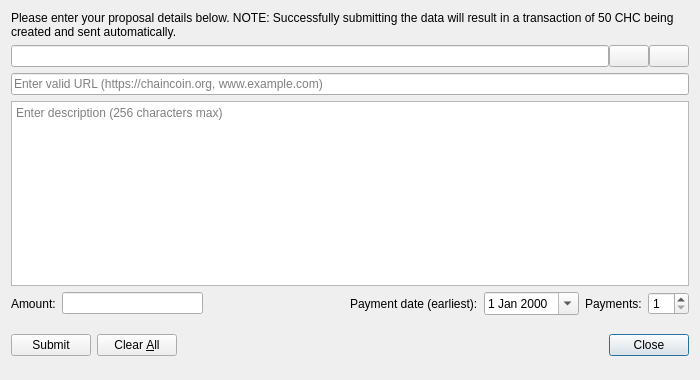
<?xml version="1.0" encoding="UTF-8"?>
<ui version="4.0">
 <class>ProposalDialog</class>
 <widget class="QDialog" name="ProposalDialog">
  <property name="geometry">
   <rect>
    <x>0</x>
    <y>0</y>
    <width>700</width>
    <height>380</height>
   </rect>
  </property>
  <property name="windowTitle">
   <string>Proposal Generator - Submit Proposal</string>
  </property>
  <property name="modal">
   <bool>true</bool>
  </property>
  <layout class="QVBoxLayout" name="verticalLayout">
   <item>
    <widget class="QLabel" name="infoLabel">
     <property name="text">
      <string>Please enter your proposal details below. NOTE: Successfully submitting the data will result in a transaction of 50 CHC being created and sent automatically.</string>
     </property>
     <property name="textFormat">
      <enum>Qt::PlainText</enum>
     </property>
     <property name="wordWrap">
      <bool>true</bool>
     </property>
    </widget>
   </item>
   <item>
    <layout class="QHBoxLayout" name="horizontalLayout_1">
     <property name="spacing">
      <number>0</number>
     </property>
     <item>
      <widget class="QValidatedLineEdit" name="addressIn">
       <property name="toolTip">
        <string>The Chaincoin address to sign the message with</string>
       </property>
       <property name="text">
        <string/>
       </property>
       <property name="placeholderText">
        <string/>
       </property>
      </widget>
     </item>
     <item>
      <widget class="QPushButton" name="addressBookButton">
       <property name="toolTip">
        <string>Choose previously used address</string>
       </property>
       <property name="text">
        <string/>
       </property>
       <property name="icon">
        <iconset>
         <normaloff>:/icons/green/address-book</normaloff>:/icons/green/address-book</iconset>
       </property>
       <property name="shortcut">
        <string>Alt+A</string>
       </property>
       <property name="autoDefault">
        <bool>false</bool>
       </property>
      </widget>
     </item>
     <item>
      <widget class="QPushButton" name="pasteButton">
       <property name="toolTip">
        <string>Paste address from clipboard</string>
       </property>
       <property name="text">
        <string/>
       </property>
       <property name="shortcut">
        <string>Alt+P</string>
       </property>
       <property name="autoDefault">
        <bool>false</bool>
       </property>
      </widget>
     </item>
    </layout>
   </item>
   <item>
    <widget class="QLineEdit" name="urlIn">
     <property name="placeholderText">
      <string notr="true">Enter valid URL (https://chaincoin.org, www.example.com)</string>
     </property>
    </widget>
   </item>
   <item>
    <widget class="QPlainTextEdit" name="proposalIn">
     <property name="documentTitle">
      <string/>
     </property>
     <property name="placeholderText">
      <string>Enter description (256 characters max)</string>
     </property>
    </widget>
   </item>
   <item>
    <layout class="QHBoxLayout" name="horizontalLayout">
     <item>
      <widget class="QLabel" name="label">
       <property name="text">
        <string>Amount:</string>
       </property>
      </widget>
     </item>
     <item>
      <widget class="BitcoinAmountField" name="amountIn"/>
     </item>
     <item>
      <spacer name="horizontalSpacer">
       <property name="orientation">
        <enum>Qt::Horizontal</enum>
       </property>
       <property name="sizeHint" stdset="0">
        <size>
         <width>40</width>
         <height>20</height>
        </size>
       </property>
      </spacer>
     </item>
     <item>
      <widget class="QLabel" name="label_2">
       <property name="text">
        <string>Payment date (earliest):</string>
       </property>
      </widget>
     </item>
     <item>
      <widget class="QDateEdit" name="dateEdit">
       <property name="calendarPopup">
        <bool>true</bool>
       </property>
      </widget>
     </item>
     <item>
      <widget class="QLabel" name="label_3">
       <property name="text">
        <string>Payments:</string>
       </property>
      </widget>
     </item>
     <item>
      <widget class="QSpinBox" name="spinBox">
       <property name="minimum">
        <number>1</number>
       </property>
       <property name="maximum">
        <number>12</number>
       </property>
      </widget>
     </item>
    </layout>
   </item>
   <item>
    <layout class="QHBoxLayout" name="horizontalLayout_3">
     <item>
      <widget class="QPushButton" name="submitButton">
       <property name="toolTip">
        <string>Validate and submit data</string>
       </property>
       <property name="text">
        <string>Submit</string>
       </property>
       <property name="autoDefault">
        <bool>false</bool>
       </property>
      </widget>
     </item>
     <item>
      <widget class="QPushButton" name="clearButton">
       <property name="toolTip">
        <string>Reset all sign message fields</string>
       </property>
       <property name="text">
        <string>Clear &amp;All</string>
       </property>
       <property name="autoDefault">
        <bool>false</bool>
       </property>
      </widget>
     </item>
     <item>
      <widget class="QLabel" name="statusLabel">
       <property name="font">
        <font>
         <weight>75</weight>
         <bold>true</bold>
        </font>
       </property>
       <property name="text">
        <string/>
       </property>
       <property name="wordWrap">
        <bool>true</bool>
       </property>
      </widget>
     </item>
     <item>
      <spacer name="horizontalSpacer_2">
       <property name="orientation">
        <enum>Qt::Horizontal</enum>
       </property>
       <property name="sizeHint" stdset="0">
        <size>
         <width>40</width>
         <height>48</height>
        </size>
       </property>
      </spacer>
     </item>
     <item>
      <widget class="QDialogButtonBox" name="closeButton">
       <property name="standardButtons">
        <set>QDialogButtonBox::Close</set>
       </property>
      </widget>
     </item>
    </layout>
   </item>
  </layout>
 </widget>
 <customwidgets>
  <customwidget>
   <class>QValidatedLineEdit</class>
   <extends>QLineEdit</extends>
   <header>qt/qvalidatedlineedit.h</header>
  </customwidget>
  <customwidget>
   <class>BitcoinAmountField</class>
   <extends>QLineEdit</extends>
   <header>qt/bitcoinamountfield.h</header>
   <container>1</container>
  </customwidget>
 </customwidgets>
 <resources/>
 <connections/>
</ui>
